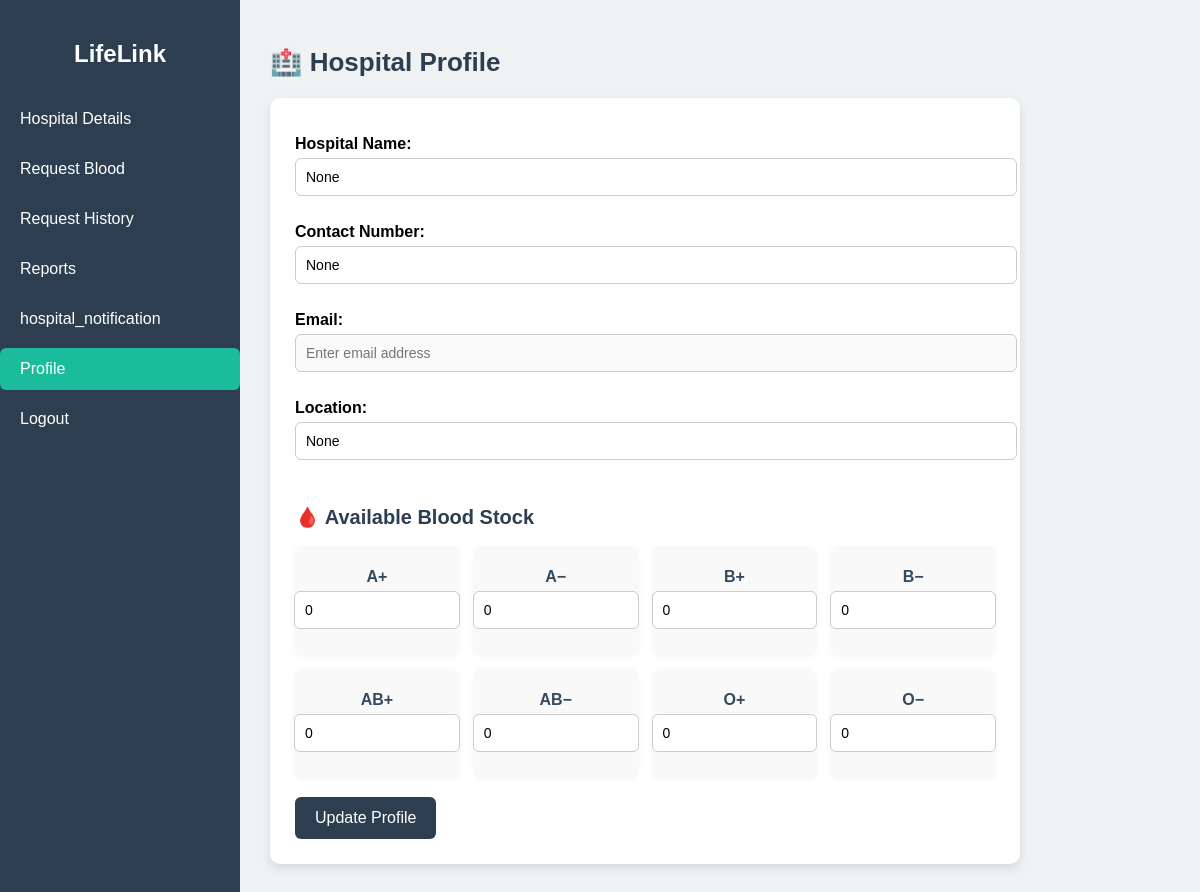
The app's page /profile_update/17, older data.
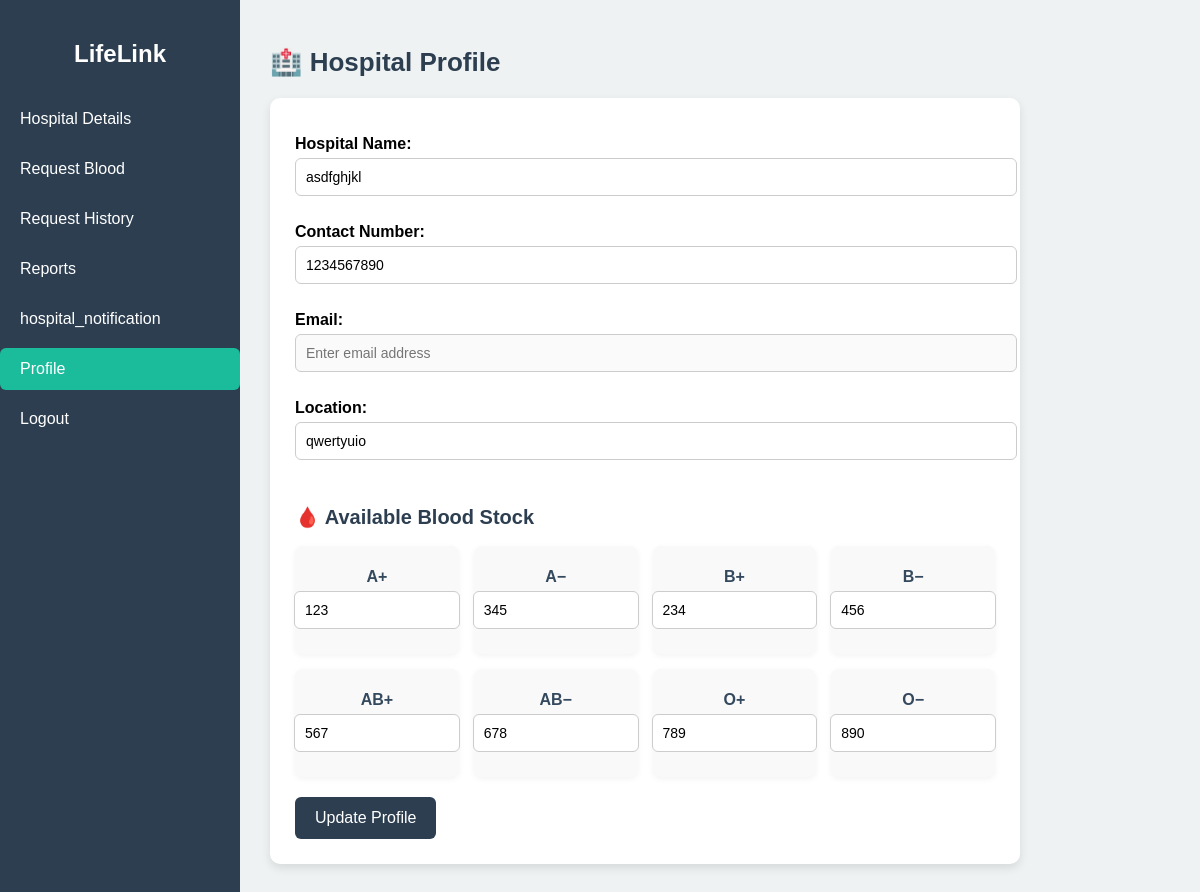
The same page, newer data.
### Blood_Bank/models.py (models this page shows, shortened)
class Hospital(models.Model):
    profile = models.OneToOneField(Profile, on_delete=models.CASCADE)
    hospital_name = models.CharField(max_length=40,null=True,blank=True)
    contact_number = models.CharField(max_length = 20,null=True,blank=True)
    location = models.CharField(max_length=40,null=True,blank=True)
    a_pos = models.PositiveIntegerField(null=True, blank=True, default=0)
    a_neg = models.PositiveIntegerField(null=True, blank=True, default=0)
    b_pos = models.PositiveIntegerField(null=True, blank=True, default=0)
    b_neg = models.PositiveIntegerField(null=True, blank=True, default=0)
    ab_pos = models.PositiveIntegerField(null=True, blank=True, default=0)
    ab_neg = models.PositiveIntegerField(null=True, blank=True, default=0)
    o_pos = models.PositiveIntegerField(null=True, blank=True, default=0)
    o_neg = models.PositiveIntegerField(null=True, blank=True, default=0)

### Blood_Bank/views.py (the view)
# urls.py: path('profile_update/<int:hospital_id>',views.profile_update,name='profile_update'),
def profile_update(request,hospital_id):
    hospital = get_object_or_404(Hospital,id=hospital_id)
    return render(request,'hospital_dashboard/profile_update.html',{'hospital':hospital})

### Blood_Bank/templates/hospital_dashboard/profile_update.html (shortened to what this page needs)
{% load static %}
<!DOCTYPE html>
<html lang="en">
<head>
    <link rel="stylesheet" href="{% static 'css/hospital_dashboard/profile_update.css' %}">
</head>
<body>
    <div class="container">
        <aside class="sidebar">
            <h2>LifeLink</h2>
            <ul>
                <li><a href="{% url 'hospitaldashboard' %}">Hospital Details</a></li>
                <li><a href="{% url 'request_blood_hospital' %}">Request Blood</a></li>
                <li><a href="{% url 'request_history' %}">Request History</a></li>
                <li><a href="{% url 'hospital_reports' %}">Reports</a></li>
                <li><a href="{% url 'hospital_notification' %}">hospital_notification</a></li>
                <li><a href="{% url 'profile_update' hospital.id %}" class="active">Profile</a></li>
                <li><a href="{% url 'home' %}">Logout</a></li>
            </ul>
        </aside>
        <main class="main-content">
            <h1>🏥 Hospital Profile</h1>
            <form class="profile-form" method="post" action="{% url 'profile_update' hospital.id %}">
                <label for="hospital-name">Hospital Name:</label>
                <input type="text" id="hospital-name" name="hospital_name" placeholder="Enter hospital name" value="{{ hospital.hospital_name }}" required>
                <label for="contact">Contact Number:</label>
                <input type="tel" id="contact" name="contact" placeholder="Enter contact number" value="{{ hospital.contact_number }}" required>
                <label for="email">Email:</label>
                <input type="email" id="email" placeholder="Enter email address" value="{{ user.email }}" disabled>
                <label for="location">Location:</label>
                <input type="text" id="location" name="location" placeholder="Enter city or area" value="{{ hospital.location }}" required>
                <h2>🩸 Available Blood Stock</h2>
                <div class="blood-stock-grid">
                    <div><label>A+</label><input type="number" name="a_pos" value="{{ hospital.a_pos }}" min="0"></div>
                    <div><label>A−</label><input type="number" name="a_neg" value="{{ hospital.a_neg }}" min="0"></div>
                    <div><label>B+</label><input type="number" name="b_pos" value="{{ hospital.b_pos }}" min="0"></div>
                    <div><label>B−</label><input type="number" name="b_neg" value="{{ hospital.b_neg }}" min="0"></div>
                    <div><label>AB+</label><input type="number" name="ab_pos" value="{{ hospital.ab_pos }}" min="0"></div>
                    <div><label>AB−</label><input type="number" name="ab_neg" value="{{ hospital.ab_neg }}" min="0"></div>
                    <div><label>O+</label><input type="number" name="o_pos" value="{{ hospital.o_pos }}" min="0"></div>
                    <div><label>O−</label><input type="number" name="o_neg" value="{{ hospital.o_neg }}" min="0"></div>
                </div>
                <button type="submit">Update Profile</button>
            </form>
        </main>
    </div>
</body>
</html>

Row changes from the older to the newer data that the page shows:
changed Hospital: hospital_name "None" → "asdfghjkl"; contact "None" → "1234567890"; location "None" → "qwertyuio"; a_pos "0" → "123"; a_neg "0" → "345"; b_pos "0" → "234"; b_neg "0" → "456"; ab_pos "0" → "567"; ab_neg "0" → "678"; o_pos "0" → "789"; o_neg "0" → "890"
